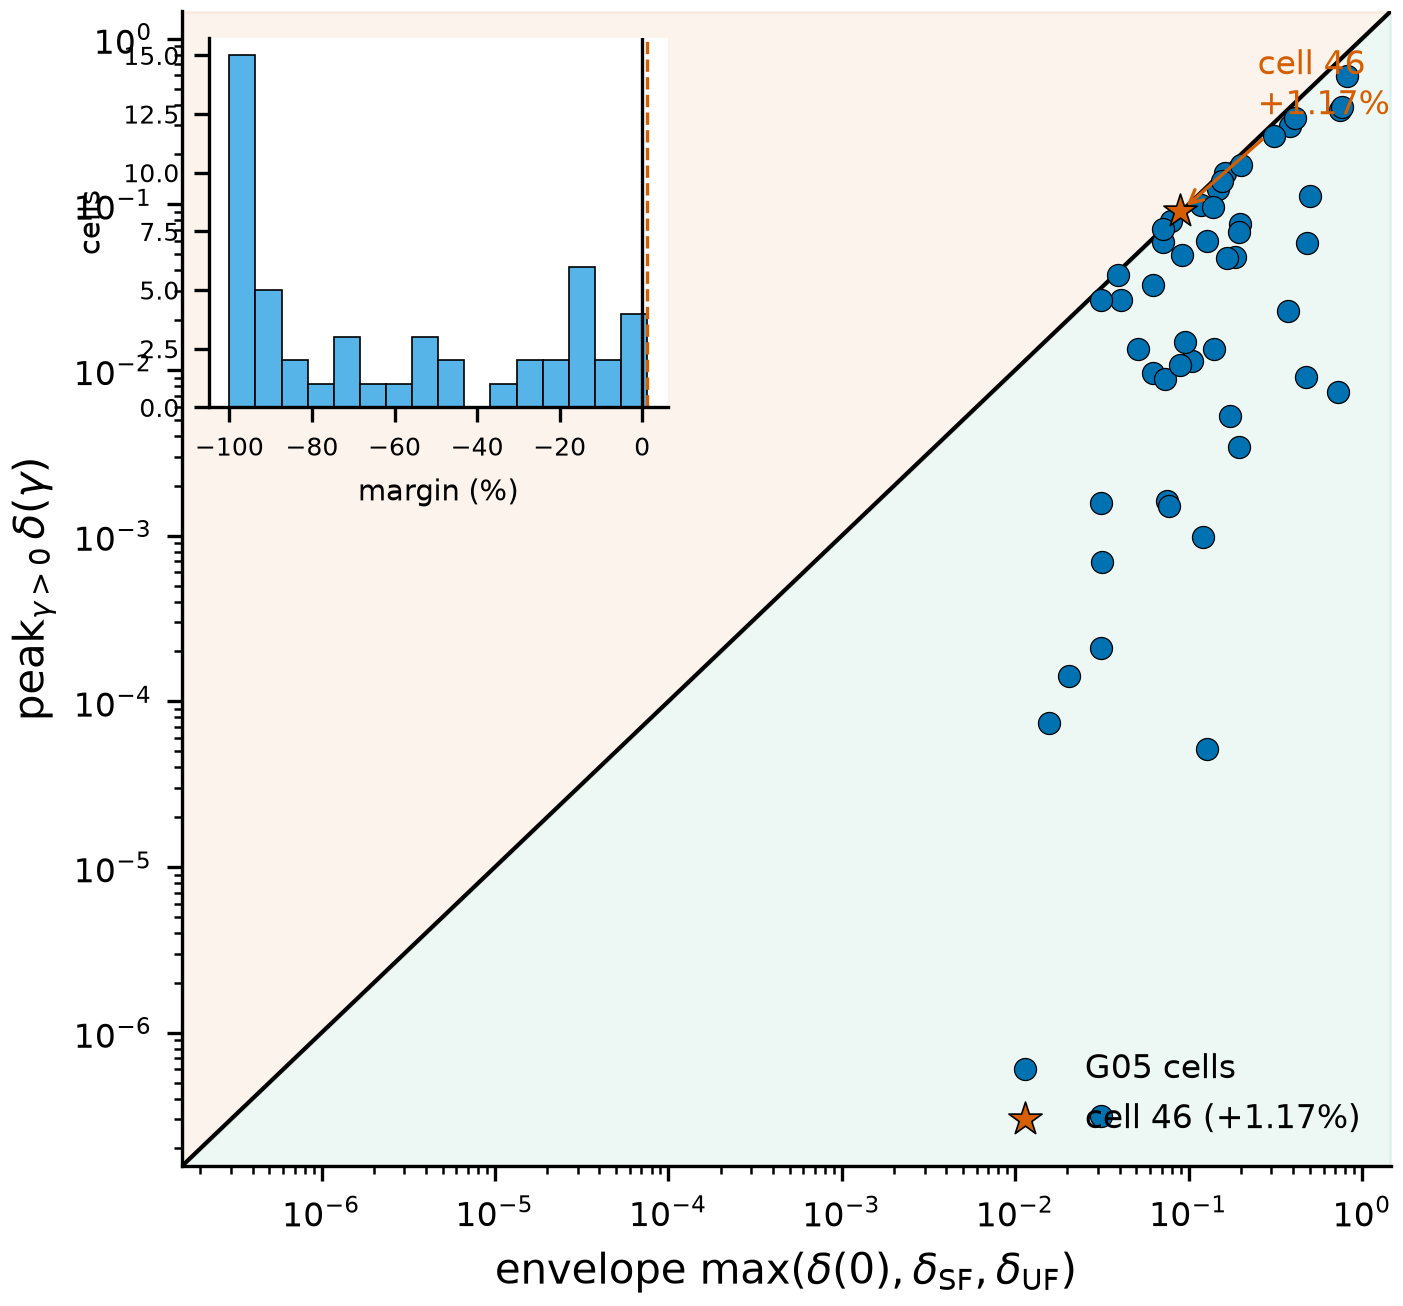

Recreate this plot in Python.
"""Fig 4 — envelope-law scatter (peak gap vs envelope, 50 G05 cells).

Marks cell 46 (+1.17%) and insets the margin histogram.

Usage: gvenv/bin/python paper/figures/fig4_envelope.py
"""
from __future__ import annotations

import csv
import sys
from pathlib import Path

import numpy as np

_HERE = Path(__file__).resolve().parent
if str(_HERE) not in sys.path:
    sys.path.insert(0, str(_HERE))

from _style import (  # noqa: E402
    OKABE_ITO,
    REPO_ROOT,
    apply_style,
    close_enough,
    savefig_pair,
    verify_or_die,
)

G05_CSV = REPO_ROOT / "experiments" / "G05_monotonicity" / "results.csv"
OUT_STEM = _HERE / "fig4_envelope"

# gamma>0 columns written by run_g05.py (logspace(-2, 2, 9)).
GAP_POS_COLS = (
    "gap_g0.01",
    "gap_g0.0316",
    "gap_g0.1",
    "gap_g0.316",
    "gap_g1",
    "gap_g3.16",
    "gap_g10",
    "gap_g31.6",
    "gap_g100",
)

CELL46_PEAK = 0.09054842658440276
CELL46_ENV = 0.08949953388089038
CELL46_MARGIN = 0.011719532583357228


def _parse_bool(raw: str) -> bool:
    if raw == "True":
        return True
    if raw == "False":
        return False
    raise ValueError(f"expected True/False, got {raw!r}")


def load_g05(path: Path) -> list[dict[str, str]]:
    if not path.is_file():
        raise FileNotFoundError(f"missing G05 results: {path}")
    with path.open(newline="") as fh:
        rows = list(csv.DictReader(fh))
    if len(rows) == 0:
        raise ValueError(f"{path} is empty")
    return rows


def peak_over_gamma_pos(row: dict[str, str]) -> float:
    """max_{gamma>0} gap — the envelope-law left-hand side."""
    vals = [float(row[c]) for c in GAP_POS_COLS]
    return float(max(vals))


def main() -> None:
    apply_style()
    rows = load_g05(G05_CSV)
    envelopes = np.array([float(r["envelope"]) for r in rows])
    peaks = np.array([peak_over_gamma_pos(r) for r in rows])
    margins = np.array([float(r["peak_over_envelope"]) for r in rows])
    cells = np.array([int(r["cell"]) for r in rows])
    interior = np.array([_parse_bool(r["interior_peak"]) for r in rows])
    advantage = np.array([_parse_bool(r["advantage_cell"]) for r in rows])
    n_above = int(np.sum(margins > 0.0))
    above_cells = cells[margins > 0.0]
    l1_flags = np.array([_parse_bool(r["l1_violated"]) for r in rows])
    l1_cells = cells[l1_flags]
    cell46 = rows[int(np.where(cells == 46)[0][0])] if 46 in cells else None
    median_margin = float(np.median(margins))
    # Cell 19 is a sub-epsilon (+0.087%) bump: above y=x but not an L1 violation
    # (prereg ε=0.01). G05_RESULTS.md counts L1 violations, not geometric crossings.
    cell19_margin = float(margins[cells == 19][0]) if 19 in cells else float("nan")

    checks = [
        ("n cells", len(rows) == 50, f"{len(rows)}"),
        (
            "L1 violations = {46} only",
            int(l1_flags.sum()) == 1 and list(l1_cells) == [46],
            f"l1_cells={list(l1_cells)}",
        ),
        (
            "positive margins are cells 19 (+0.087%) and 46 (+1.17%)",
            n_above == 2 and set(int(c) for c in above_cells) == {19, 46}
            and close_enough(cell19_margin, 0.0008675, 0.02, 0.0),
            f"n_above={n_above} cells={list(above_cells)} m19={cell19_margin:.6f}",
        ),
        (
            "cell 46 envelope",
            cell46 is not None
            and close_enough(float(cell46["envelope"]), CELL46_ENV, 1e-8, 0.0),
            f"{None if cell46 is None else cell46['envelope']} vs {CELL46_ENV}",
        ),
        (
            "cell 46 peak",
            cell46 is not None
            and close_enough(peak_over_gamma_pos(cell46), CELL46_PEAK, 1e-8, 0.0),
            f"{None if cell46 is None else peak_over_gamma_pos(cell46)} vs {CELL46_PEAK}",
        ),
        (
            "cell 46 margin +1.17%",
            cell46 is not None
            and close_enough(float(cell46["peak_over_envelope"]), CELL46_MARGIN, 1e-6, 0.0),
            f"{None if cell46 is None else cell46['peak_over_envelope']}",
        ),
        ("interior peaks 20/50", int(interior.sum()) == 20, f"{int(interior.sum())}"),
        ("advantage cells 4/50", int(advantage.sum()) == 4, f"{int(advantage.sum())}"),
        (
            "median margin ~ -72.5%",
            close_enough(median_margin, -0.725, rtol=0.03, atol=0.01),
            f"{median_margin:.4f}",
        ),
    ]

    import matplotlib.pyplot as plt
    from mpl_toolkits.axes_grid1.inset_locator import inset_axes

    fig, ax = plt.subplots(figsize=(5.2, 5.0))
    lo = min(float(envelopes.min()), float(peaks.min())) * 0.5
    hi = max(float(envelopes.max()), float(peaks.max())) * 1.8
    grid = np.array([lo, hi])
    ax.plot(grid, grid, color=OKABE_ITO["black"], lw=1.0, zorder=1)
    ax.fill_between(grid, grid, hi, color=OKABE_ITO["vermillion"], alpha=0.07, zorder=0)
    ax.fill_between(grid, lo, grid, color=OKABE_ITO["green"], alpha=0.07, zorder=0)

    mask46 = cells == 46
    ax.scatter(
        envelopes[~mask46],
        peaks[~mask46],
        s=28,
        c=OKABE_ITO["blue"],
        edgecolors=OKABE_ITO["black"],
        linewidths=0.3,
        zorder=2,
        label="G05 cells",
    )
    ax.scatter(
        envelopes[mask46],
        peaks[mask46],
        s=70,
        c=OKABE_ITO["vermillion"],
        marker="*",
        edgecolors=OKABE_ITO["black"],
        linewidths=0.4,
        zorder=3,
        label="cell 46 (+1.17%)",
    )
    ax.annotate(
        "cell 46\n+1.17%",
        xy=(float(envelopes[mask46][0]), float(peaks[mask46][0])),
        xytext=(0.25, 0.35),
        textcoords="data",
        fontsize=8,
        color=OKABE_ITO["vermillion"],
        arrowprops={
            "arrowstyle": "->",
            "color": OKABE_ITO["vermillion"],
            "lw": 0.8,
        },
    )
    ax.set_xscale("log")
    ax.set_yscale("log")
    ax.set_xlim(lo, hi)
    ax.set_ylim(lo, hi)
    ax.set_xlabel(r"envelope $\max(\delta(0),\delta_{\mathrm{SF}},\delta_{\mathrm{UF}})$")
    ax.set_ylabel(r"peak$_{\gamma>0}\,\delta(\gamma)$")
    ax.legend(loc="lower right", frameon=False)

    inset = inset_axes(ax, width="38%", height="32%", loc="upper left", borderpad=0.8)
    inset.hist(
        100.0 * margins,
        bins=16,
        color=OKABE_ITO["sky"],
        edgecolor=OKABE_ITO["black"],
        linewidth=0.4,
    )
    inset.axvline(0.0, color=OKABE_ITO["black"], lw=0.8)
    inset.axvline(1.17, color=OKABE_ITO["vermillion"], lw=0.8, ls="--")
    inset.set_xlabel("margin (%)", fontsize=7)
    inset.set_ylabel("cells", fontsize=7)
    inset.tick_params(labelsize=6)
    inset.spines["top"].set_visible(False)
    inset.spines["right"].set_visible(False)

    verify_or_die(checks)
    savefig_pair(fig, OUT_STEM)
    plt.close(fig)


if __name__ == "__main__":
    main()
